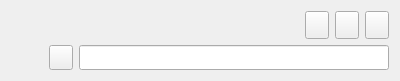
<?xml version="1.0" encoding="UTF-8"?>
<ui version="4.0">
 <class>RosterAvatarFrame</class>
 <widget class="QFrame" name="RosterAvatarFrame">
  <property name="geometry">
   <rect>
    <x>0</x>
    <y>0</y>
    <width>400</width>
    <height>81</height>
   </rect>
  </property>
  <property name="maximumSize">
   <size>
    <width>16777215</width>
    <height>81</height>
   </size>
  </property>
  <property name="windowTitle">
   <string>Form</string>
  </property>
  <layout class="QHBoxLayout" name="horizontalLayout_3">
   <property name="sizeConstraint">
    <enum>QLayout::SetNoConstraint</enum>
   </property>
   <item>
    <widget class="QLabel" name="lb_avatar">
     <property name="minimumSize">
      <size>
       <width>32</width>
       <height>32</height>
      </size>
     </property>
     <property name="maximumSize">
      <size>
       <width>64</width>
       <height>64</height>
      </size>
     </property>
     <property name="text">
      <string/>
     </property>
    </widget>
   </item>
   <item>
    <layout class="QVBoxLayout" name="verticalLayout">
     <item>
      <layout class="QHBoxLayout" name="horizontalLayout_2">
       <item>
        <widget class="QLabel" name="lb_nick">
         <property name="sizePolicy">
          <sizepolicy hsizetype="MinimumExpanding" vsizetype="Preferred">
           <horstretch>0</horstretch>
           <verstretch>0</verstretch>
          </sizepolicy>
         </property>
         <property name="toolTip">
          <string>Nick</string>
         </property>
         <property name="text">
          <string/>
         </property>
         <property name="alignment">
          <set>Qt::AlignCenter</set>
         </property>
        </widget>
       </item>
       <item>
        <widget class="QToolButton" name="tb_mood">
         <property name="sizePolicy">
          <sizepolicy hsizetype="Preferred" vsizetype="Preferred">
           <horstretch>0</horstretch>
           <verstretch>0</verstretch>
          </sizepolicy>
         </property>
         <property name="maximumSize">
          <size>
           <width>28</width>
           <height>28</height>
          </size>
         </property>
         <property name="toolTip">
          <string>Set Mood for all active accounts</string>
         </property>
         <property name="text">
          <string/>
         </property>
        </widget>
       </item>
       <item>
        <widget class="QToolButton" name="tb_activity">
         <property name="sizePolicy">
          <sizepolicy hsizetype="Preferred" vsizetype="Preferred">
           <horstretch>0</horstretch>
           <verstretch>0</verstretch>
          </sizepolicy>
         </property>
         <property name="maximumSize">
          <size>
           <width>28</width>
           <height>28</height>
          </size>
         </property>
         <property name="toolTip">
          <string>Set Activity for all active accounts</string>
         </property>
         <property name="text">
          <string/>
         </property>
        </widget>
       </item>
       <item>
        <widget class="QToolButton" name="tb_tune">
         <property name="sizePolicy">
          <sizepolicy hsizetype="Preferred" vsizetype="Preferred">
           <horstretch>0</horstretch>
           <verstretch>0</verstretch>
          </sizepolicy>
         </property>
         <property name="maximumSize">
          <size>
           <width>28</width>
           <height>28</height>
          </size>
         </property>
        </widget>
       </item>
      </layout>
     </item>
     <item>
      <layout class="QHBoxLayout" name="horizontalLayout">
       <item>
        <widget class="QToolButton" name="tb_status">
         <property name="sizePolicy">
          <sizepolicy hsizetype="Preferred" vsizetype="Preferred">
           <horstretch>0</horstretch>
           <verstretch>0</verstretch>
          </sizepolicy>
         </property>
         <property name="maximumSize">
          <size>
           <width>28</width>
           <height>28</height>
          </size>
         </property>
         <property name="toolTip">
          <string>Set Status for all active accounts</string>
         </property>
         <property name="text">
          <string/>
         </property>
        </widget>
       </item>
       <item>
        <widget class="QLineEdit" name="le_status_text">
         <property name="sizePolicy">
          <sizepolicy hsizetype="Expanding" vsizetype="Preferred">
           <horstretch>0</horstretch>
           <verstretch>0</verstretch>
          </sizepolicy>
         </property>
         <property name="maximumSize">
          <size>
           <width>16777215</width>
           <height>25</height>
          </size>
         </property>
         <property name="toolTip">
          <string>Status Message</string>
         </property>
        </widget>
       </item>
      </layout>
     </item>
    </layout>
   </item>
  </layout>
 </widget>
 <resources/>
 <connections/>
</ui>
